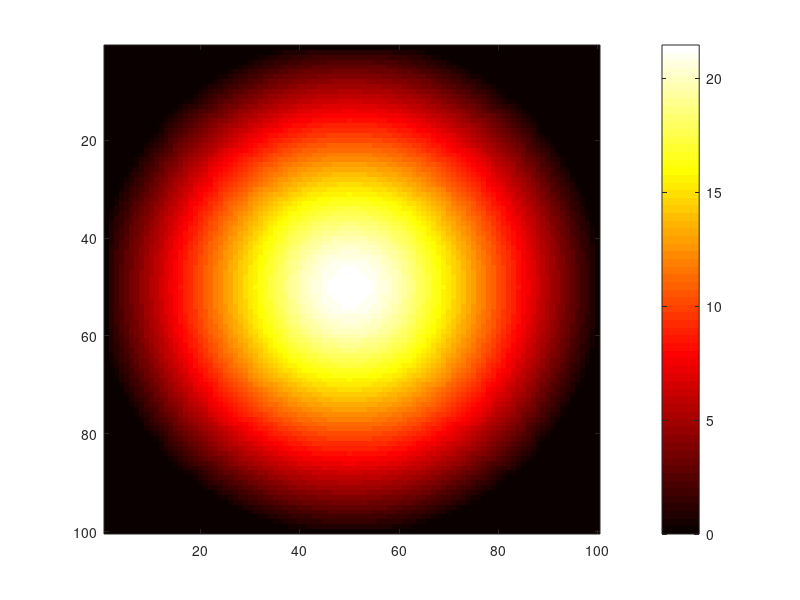

MATLAB code to generate this figure:
nx = 100;
ny = 100;
nt = 100;
t0 = 0; tf = 24; 
x0 = 0;
xf = 10;
y0 = 0;
yf = 10;
dt = ( tf - t0 )/nt;
dx = ( xf - x0 )/nx;
dy = ( yf - y0 )/ny;
D = .01;
K = 1;

U = zeros( nt, nx, ny );
os = 5;
cnt = int16(nx * .5);
U(1, cnt-os:cnt+os, cnt-os:cnt+os) = .1;
R=@(x)exp(-.1/x);
for i=1:(nt - 1)
    for j = 2:(nx-1)
        for k = 2:(ny - 1)
            U(i+1, j, k) = D * dt/(dx*dx) * ( U(i, j-1, k) - 2*U(i,j,k) + U(i, j+1, k) ) + D*dt/(dy*dy) * (U(i, j, k-1) - 2*U(i,j,k) + U(i, j, k+1)) + K *R(U(i,j,k)) * dt + U(i, j, k);
        end
    end
end


ax = axes;

for i=1:nt
imagesc(reshape(U(i, :, :), nx, ny),"Parent",ax)
colormap hot
colorbar
pause(30/1000)
end
